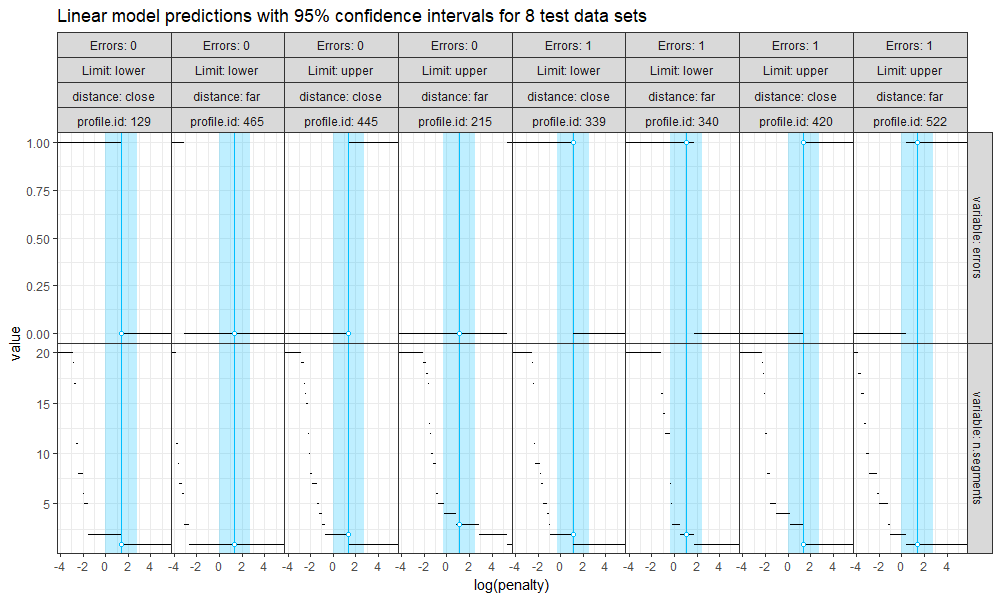

Recreate this plot in R.
source("packages.R")
data(neuroblastomaProcessed, package="penaltyLearning")

X.mat <- neuroblastomaProcessed$feature.mat[, "log2.n", drop=FALSE]
y.mat <- neuroblastomaProcessed$target.mat
match.dt <- data.table(namedCapture::str_match_variable(
  rownames(X.mat),
  profile="[0-9]+",
  "[.]",
  chromosome="[0-9]+"))
is.test <- match.dt$chromosome == "1"
is.train <- !is.test
full.dt <- match.dt[, data.table(
    profile.id=profile,
    chromosome,
    y.mat, X.mat, set=ifelse(is.train, "train", "test"))]
train.dt <- full.dt[is.train]
X.train <- train.dt[, cbind(1, log2.n)]

## survival normal AFT frequentist.
fit.survival <- survival::survreg(
  Surv(min.L, max.L, type="interval2") ~ log2.n,
  train.dt, dist="gaussian")
cmat <- solve(t(X.train) %*% X.train) * fit.survival$scale
cbind(weights=coef(fit.survival), se=diag(cmat))

N <- 10
x <- 1:N
y <- rnorm(N)+x
fit <- lm(y ~ x)

targets.tall <- melt(
  full.dt,
  measure.vars=c("min.L", "max.L"),
  value.name="log.penalty")[is.finite(log.penalty)]
targets.tall[, limit := sub(".L", "", variable)]
full.dt[, pred.mean := predict(fit.survival, full.dt)]
q.val <- 0.025 # 95% CI.
full.dt[, pred.lo := qnorm(q.val, pred.mean, fit.survival$scale, lower.tail=TRUE)]
full.dt[, pred.hi := qnorm(q.val, pred.mean, fit.survival$scale, lower.tail=FALSE)]
model.color <- "deepskyblue"
model.alpha <- 0.25
gg <- ggplot()+
  ggtitle("Linear model with 95% confidence interval")+
  geom_line(aes(
    log2.n, pred.mean),
    color=model.color,
    size=1,
    data=full.dt)+
  geom_ribbon(aes(
    log2.n, ymin=pred.lo, ymax=pred.hi),
    alpha=model.alpha,
    fill=model.color,
    data=full.dt)+
  geom_point(aes(
    log2.n, log.penalty, fill=limit, color=set),
    shape=21,
    data=targets.tall)+
  scale_color_manual(values=c(train="black", test="red"))+
  scale_fill_manual(values=c(min="white", max="black"))+
  ylab("log(penalty)")
png("figure-linear-error-bands-regression.png", 6, 6, units="in", res=100)
print(gg)
dev.off()


test.dt <- full.dt[set=="test"]
test.dt[, residual := penaltyLearning::targetIntervalResidual(
  cbind(min.L, max.L), pred.mean)]
test.dt[, min.margin := pred.mean-min.L]
test.dt[, max.margin := max.L-pred.mean]
test.dt[, name.margin := ifelse(
  residual==0, ifelse(
    min.margin < max.margin,
    "min", "max"),
  NA)]
test.dt[, margin := ifelse(name.margin=="min", min.margin, max.margin)]
test.dt[, sign.res := sign(residual)]
interesting <- rbind(test.dt[residual!=0, {
  data.table(.SD[order(-abs(residual))][c(1, .N)], distance=c("far", "close"))
}, by=list(sign.res)], test.dt[residual==0, {
  data.table(.SD[order(-margin)][c(1, .N)], distance=c("far", "close"))
}, by=list(name.margin)])
interesting[, Errors := ifelse(is.na(name.margin), 1, 0)]
interesting[, Limit := ifelse(
  is.na(name.margin), ifelse(
    sign.res<0, "lower", "upper"),
  ifelse(name.margin=="min", "lower", "upper"))]
int.err <- neuroblastomaProcessed$errors[interesting, on=list(profile.id, chromosome)]
int.tall <- melt(
  int.err,
  measure.vars=c("errors", "n.segments"))
dot.dt <- int.tall[min.log.lambda < pred.mean & pred.mean < max.log.lambda]
gg <- ggplot()+
  ggtitle("Linear model predictions with 95% confidence intervals for 8 test data sets")+
  theme_bw()+
  theme(panel.margin=grid::unit(0, "lines"))+
  facet_grid(
    variable ~ Errors + Limit + distance + profile.id,
    labeller=label_both,
    scales="free_y")+
  geom_vline(aes(
    xintercept=pred.mean),
    color=model.color,
    data=interesting)+
  geom_tallrect(aes(
    xmin=pred.lo, xmax=pred.hi),
    fill=model.color,
    color=NA,
    alpha=model.alpha,
    data=interesting)+
  geom_segment(aes(
    min.log.lambda, value,
    xend=max.log.lambda, yend=value),
    data=int.tall)+
  geom_point(aes(
    pred.mean, value),
    color=model.color,
    shape=21,
    fill="white",
    data=dot.dt)+
  xlab("log(penalty)")
png("figure-linear-error-bands.png", 10, 6, units="in", res=100)
print(gg)
dev.off()
